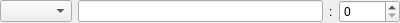
<?xml version="1.0" encoding="UTF-8"?>
<ui version="4.0">
 <class>ProxyWidget</class>
 <widget class="QWidget" name="ProxyWidget">
  <property name="geometry">
   <rect>
    <x>0</x>
    <y>0</y>
    <width>400</width>
    <height>22</height>
   </rect>
  </property>
  <property name="windowTitle">
   <string notr="true"/>
  </property>
  <layout class="QHBoxLayout" name="horizontalLayout">
   <property name="leftMargin">
    <number>0</number>
   </property>
   <property name="topMargin">
    <number>0</number>
   </property>
   <property name="rightMargin">
    <number>0</number>
   </property>
   <property name="bottomMargin">
    <number>0</number>
   </property>
   <item>
    <widget class="QComboBox" name="schemeComboBox"/>
   </item>
   <item>
    <widget class="QLineEdit" name="addressLineEdit"/>
   </item>
   <item>
    <widget class="QLabel" name="portLabel">
     <property name="text">
      <string>:</string>
     </property>
    </widget>
   </item>
   <item>
    <widget class="QSpinBox" name="portSpinBox">
     <property name="maximum">
      <number>65535</number>
     </property>
    </widget>
   </item>
  </layout>
 </widget>
 <resources/>
 <connections/>
</ui>
